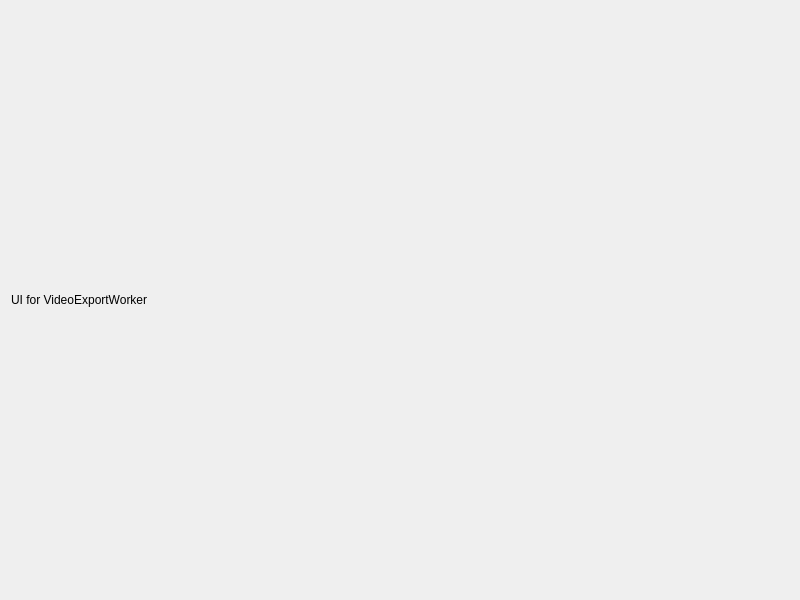
<?xml version="1.0" encoding="UTF-8"?>
<ui version="4.0">
 <class>VideoExportWorker</class>
 <widget class="QDialog" name="videoExportWorker">
  <property name="geometry">
   <rect>
    <x>0</x>
    <y>0</y>
    <width>800</width>
    <height>600</height>
   </rect>
  </property>
  <property name="windowTitle">
   <string>Video Export Worker</string>
  </property>
  <layout class="QVBoxLayout" name="verticalLayout">
   <item>
    <widget class="QLabel" name="label">
     <property name="text">
      <string>UI for VideoExportWorker</string>
     </property>
    </widget>
   </item>
  </layout>
 </widget>
 <resources/>
 <connections/>
</ui>
